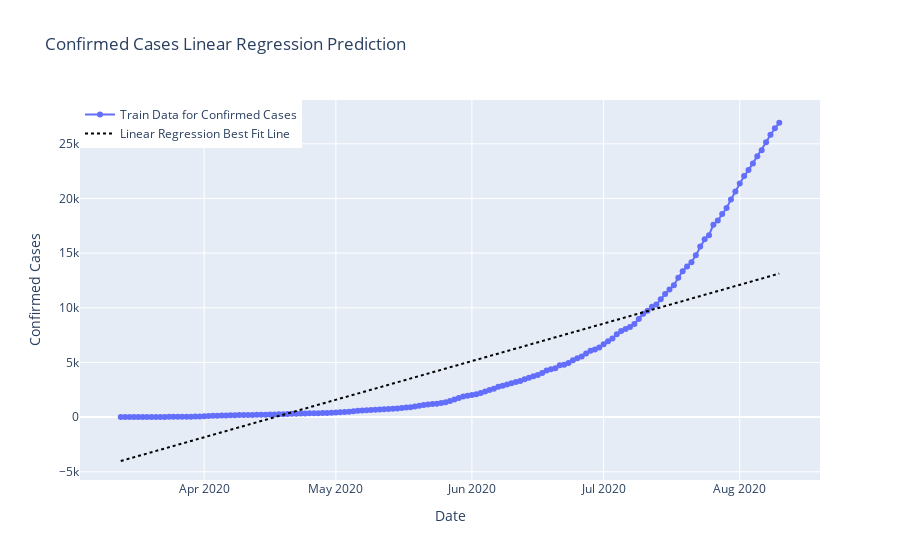

The cell this chart's notebook holds for it:
### Code cell
prediction_linreg=lin_reg.predict(np.array(datewise["Days Since"]).reshape(-1,1))
linreg_output=[]
for i in range(prediction_linreg.shape[0]):
    linreg_output.append(prediction_linreg[i][0])

fig=go.Figure()
fig.add_trace(go.Scatter(x=datewise.index, y=datewise["Confirmed"],
                    mode='lines+markers',name="Train Data for Confirmed Cases"))
fig.add_trace(go.Scatter(x=datewise.index, y=linreg_output,
                    mode='lines',name="Linear Regression Best Fit Line",
                    line=dict(color='black', dash='dot')))
fig.update_layout(title="Confirmed Cases Linear Regression Prediction",
                 xaxis_title="Date",yaxis_title="Confirmed Cases",legend=dict(x=0,y=1,traceorder="normal"))
fig.show()

### Figure 1 — Plotly figure (JSON) as saved in the notebook; plotly's stock layout.template omitted (floating-point values rounded to 4 significant figures; data arrays with more than 128 entries replaced by an {"elided": "..."} marker saying what was removed)
{"data": [{"mode": "lines+markers", "name": "Train Data for Confirmed Cases", "type": "scatter", "x": {"elided": "151 str values"}, "y": {"elided": "151 int values"}}, {"line": {"color": "black", "dash": "dot"}, "mode": "lines", "name": "Linear Regression Best Fit Line", "type": "scatter", "x": {"elided": "151 str values"}, "y": {"elided": "151 float values"}}], "layout": {"legend": {"traceorder": "normal", "x": 0, "y": 1}, "title": {"text": "Confirmed Cases Linear Regression Prediction"}, "xaxis": {"title": {"text": "Date"}}, "yaxis": {"title": {"text": "Confirmed Cases"}}}}
